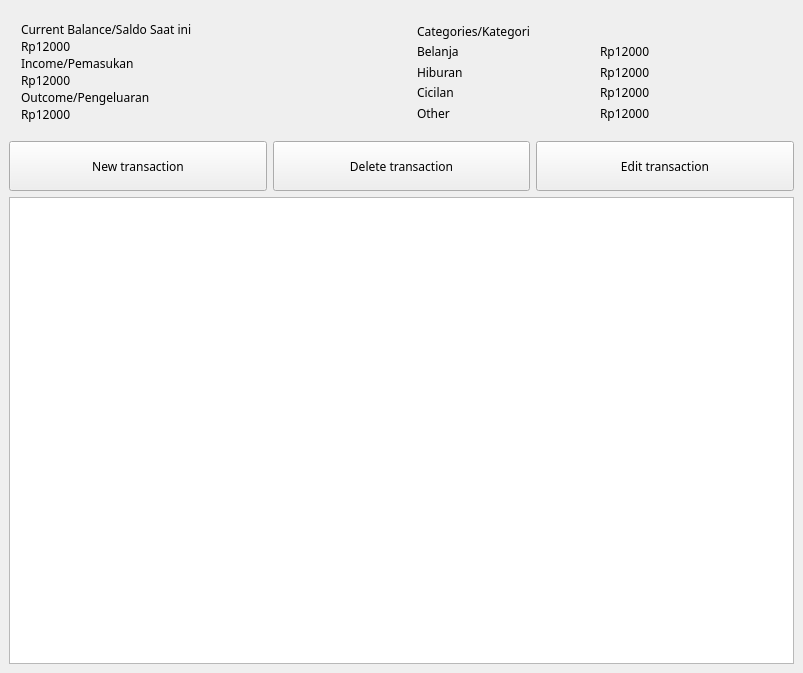
<?xml version="1.0" encoding="UTF-8"?>
<ui version="4.0">
 <class>MainWindow</class>
 <widget class="QMainWindow" name="MainWindow">
  <property name="geometry">
   <rect>
    <x>0</x>
    <y>0</y>
    <width>803</width>
    <height>673</height>
   </rect>
  </property>
  <property name="minimumSize">
   <size>
    <width>800</width>
    <height>600</height>
   </size>
  </property>
  <property name="font">
   <font>
    <family>Noto Sans SC</family>
   </font>
  </property>
  <property name="windowTitle">
   <string>MainWindow</string>
  </property>
  <widget class="QWidget" name="centralwidget">
   <layout class="QVBoxLayout" name="verticalLayout_2">
    <item>
     <layout class="QHBoxLayout" name="horizontalLayout_2">
      <item>
       <widget class="QFrame" name="balances_frame">
        <property name="frameShape">
         <enum>QFrame::NoFrame</enum>
        </property>
        <property name="frameShadow">
         <enum>QFrame::Raised</enum>
        </property>
        <layout class="QVBoxLayout" name="verticalLayout_21">
         <property name="spacing">
          <number>0</number>
         </property>
         <property name="leftMargin">
          <number>12</number>
         </property>
         <property name="topMargin">
          <number>12</number>
         </property>
         <property name="rightMargin">
          <number>12</number>
         </property>
         <property name="bottomMargin">
          <number>12</number>
         </property>
         <item>
          <widget class="QLabel" name="lbl_current_balance">
           <property name="text">
            <string>Current Balance/Saldo Saat ini</string>
           </property>
          </widget>
         </item>
         <item>
          <widget class="QLabel" name="current_balance">
           <property name="lineWidth">
            <number>0</number>
           </property>
           <property name="text">
            <string>Rp12000</string>
           </property>
          </widget>
         </item>
         <item>
          <layout class="QHBoxLayout" name="horizontalLayout_9">
           <item>
            <widget class="QLabel" name="lbl_income">
             <property name="text">
              <string>Income/Pemasukan</string>
             </property>
            </widget>
           </item>
          </layout>
         </item>
         <item>
          <widget class="QLabel" name="income_balance">
           <property name="lineWidth">
            <number>0</number>
           </property>
           <property name="text">
            <string>Rp12000</string>
           </property>
          </widget>
         </item>
         <item>
          <layout class="QHBoxLayout" name="horizontalLayout_10">
           <item>
            <widget class="QLabel" name="lbl_outcome">
             <property name="text">
              <string>Outcome/Pengeluaran</string>
             </property>
            </widget>
           </item>
          </layout>
         </item>
         <item>
          <widget class="QLabel" name="outcome_balance">
           <property name="lineWidth">
            <number>0</number>
           </property>
           <property name="text">
            <string>Rp12000</string>
           </property>
          </widget>
         </item>
        </layout>
       </widget>
      </item>
      <item>
       <widget class="QFrame" name="balances_frame_2">
        <property name="frameShape">
         <enum>QFrame::NoFrame</enum>
        </property>
        <property name="frameShadow">
         <enum>QFrame::Raised</enum>
        </property>
        <layout class="QVBoxLayout" name="verticalLayout_20">
         <property name="spacing">
          <number>0</number>
         </property>
         <property name="leftMargin">
          <number>12</number>
         </property>
         <property name="topMargin">
          <number>12</number>
         </property>
         <property name="rightMargin">
          <number>12</number>
         </property>
         <property name="bottomMargin">
          <number>12</number>
         </property>
         <item>
          <widget class="QLabel" name="lbl_expenses_categories">
           <property name="text">
            <string>Categories/Kategori</string>
           </property>
          </widget>
         </item>
         <item>
          <layout class="QHBoxLayout" name="horizontalLayout_3">
           <item>
            <widget class="QLabel" name="lbl_groceries">
             <property name="text">
              <string>Belanja</string>
             </property>
            </widget>
           </item>
           <item>
            <widget class="QLabel" name="total_groceries">
             <property name="lineWidth">
              <number>0</number>
             </property>
             <property name="text">
              <string>Rp12000</string>
             </property>
            </widget>
           </item>
          </layout>
         </item>
         <item>
          <layout class="QHBoxLayout" name="horizontalLayout_4">
           <item>
            <widget class="QLabel" name="lbl_entertainment">
             <property name="text">
              <string>Hiburan</string>
             </property>
            </widget>
           </item>
           <item>
            <widget class="QLabel" name="total_entertainment">
             <property name="lineWidth">
              <number>0</number>
             </property>
             <property name="text">
              <string>Rp12000</string>
             </property>
            </widget>
           </item>
          </layout>
         </item>
         <item>
          <layout class="QHBoxLayout" name="horizontalLayout_5">
           <item>
            <widget class="QLabel" name="lbl_auto">
             <property name="text">
              <string>Cicilan</string>
             </property>
            </widget>
           </item>
           <item>
            <widget class="QLabel" name="total_auto">
             <property name="lineWidth">
              <number>0</number>
             </property>
             <property name="text">
              <string>Rp12000</string>
             </property>
            </widget>
           </item>
          </layout>
         </item>
         <item>
          <layout class="QHBoxLayout" name="horizontalLayout_6">
           <item>
            <widget class="QLabel" name="lbl_other">
             <property name="text">
              <string>Other</string>
             </property>
            </widget>
           </item>
           <item>
            <widget class="QLabel" name="total_other">
             <property name="lineWidth">
              <number>0</number>
             </property>
             <property name="text">
              <string>Rp12000</string>
             </property>
            </widget>
           </item>
          </layout>
         </item>
        </layout>
       </widget>
      </item>
     </layout>
    </item>
    <item>
     <widget class="QFrame" name="btn_frame">
      <layout class="QHBoxLayout" name="horizontalLayout">
       <property name="spacing">
        <number>6</number>
       </property>
       <property name="leftMargin">
        <number>0</number>
       </property>
       <property name="topMargin">
        <number>0</number>
       </property>
       <property name="rightMargin">
        <number>0</number>
       </property>
       <property name="bottomMargin">
        <number>0</number>
       </property>
       <item>
        <widget class="QPushButton" name="btn_new_transaction">
         <property name="minimumSize">
          <size>
           <width>230</width>
           <height>50</height>
          </size>
         </property>
         <property name="text">
          <string>New transaction</string>
         </property>
         <property name="iconSize">
          <size>
           <width>24</width>
           <height>24</height>
          </size>
         </property>
        </widget>
       </item>
       <item>
        <widget class="QPushButton" name="btn_delete_transaction">
         <property name="minimumSize">
          <size>
           <width>230</width>
           <height>50</height>
          </size>
         </property>
         <property name="text">
          <string>Delete transaction</string>
         </property>
         <property name="icon">
          <iconset resource="res-rs.qrc">
           <normaloff>:/icons/icons/delete_white_24dp.svg</normaloff>:/icons/icons/delete_white_24dp.svg</iconset>
         </property>
         <property name="iconSize">
          <size>
           <width>24</width>
           <height>24</height>
          </size>
         </property>
        </widget>
       </item>
       <item>
        <widget class="QPushButton" name="btn_edit_transaction">
         <property name="minimumSize">
          <size>
           <width>230</width>
           <height>50</height>
          </size>
         </property>
         <property name="text">
          <string>Edit transaction</string>
         </property>
         <property name="iconSize">
          <size>
           <width>24</width>
           <height>24</height>
          </size>
         </property>
        </widget>
       </item>
      </layout>
     </widget>
    </item>
    <item>
     <widget class="QTableView" name="tableView">
      <property name="verticalScrollBarPolicy">
       <enum>Qt::ScrollBarAlwaysOff</enum>
      </property>
      <property name="horizontalScrollBarPolicy">
       <enum>Qt::ScrollBarAlwaysOff</enum>
      </property>
      <property name="textElideMode">
       <enum>Qt::ElideRight</enum>
      </property>
      <property name="showGrid">
       <bool>false</bool>
      </property>
      <property name="sortingEnabled">
       <bool>true</bool>
      </property>
      <attribute name="horizontalHeaderDefaultSectionSize">
       <number>155</number>
      </attribute>
      <attribute name="verticalHeaderVisible">
       <bool>false</bool>
      </attribute>
     </widget>
    </item>
   </layout>
  </widget>
 </widget>
 <resources>
  <include location="res-rs.qrc"/>
 </resources>
 <connections/>
</ui>
